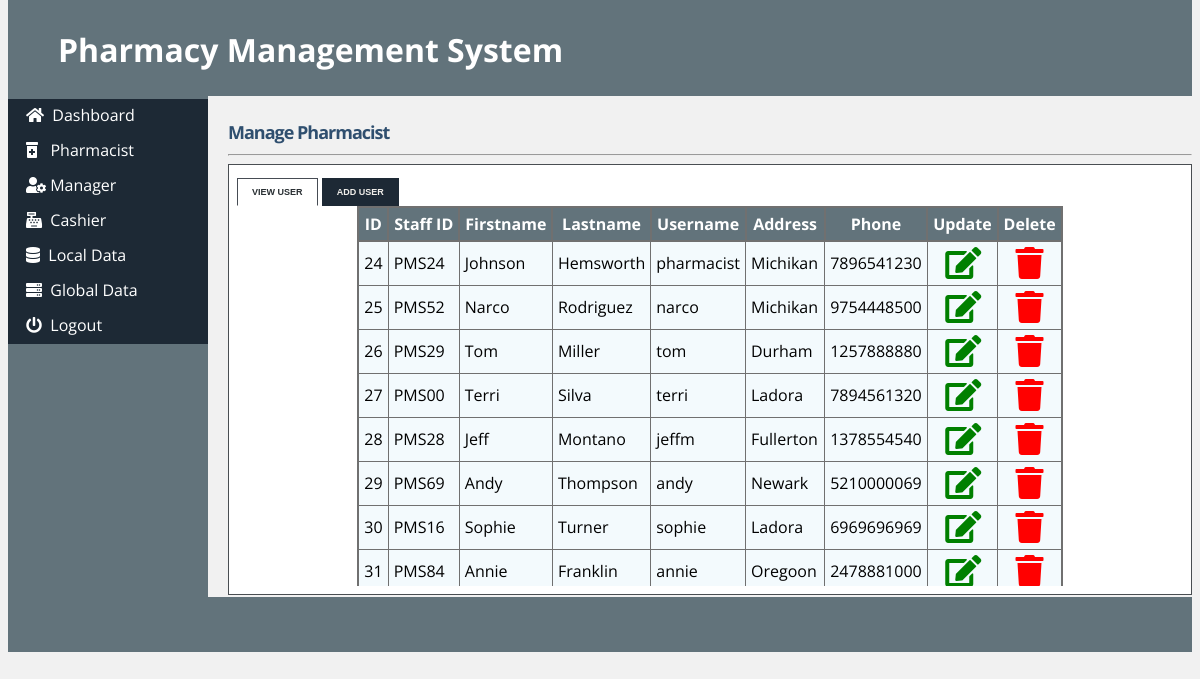
/admin_pharmacist.php (signed in), run on the app's committed database.
### tables this page shows
CREATE TABLE IF NOT EXISTS `pharmacist` (
`pharmacist_id` tinyint(5) NOT NULL,
  `first_name` varchar(15) NOT NULL,
  `last_name` varchar(15) NOT NULL,
  `staff_id` varchar(10) NOT NULL,
  `postal_address` varchar(50) NOT NULL,
  `phone` varchar(12) NOT NULL,
  `email` varchar(50) NOT NULL,
  `username` varchar(10) NOT NULL,
  `password` varchar(10) NOT NULL,
  `date` datetime NOT NULL
);

### admin_pharmacist.php (the view, shortened to what this page needs)
<!DOCTYPE html>
<html>
<head>
	<link rel="stylesheet" type="text/css" href="style/ms.css">
	<link rel="stylesheet" href="style/s.css" type="text/css" media="screen" />
	<link rel="stylesheet" href="style/ta.css" type="text/css" media="screen" />
	<link rel="stylesheet" href="https://pro.fontawesome.com/releases/v5.10.0/css/all.css" />
</head>
<body>
	<div id="content">
		<div id="header">
			<h1> Pharmacy Management System</h1>
		</div>
		<div id="left_column">
			<div id="button">
				<ul>
					<li><a href="admin.php"><i class="fa fa-home"></i>&nbsp; Dashboard</a></li>
					<li><a href="admin_pharmacist.php"><i class="fa fa-prescription-bottle-alt"></i>&nbsp;&nbsp; Pharmacist</a></li>
					<li><a href="admin_manager.php"><i class="fa fa-user-cog"></i>&nbsp;Manager</a></li>
					<li><a href="admin_cashier.php"><i class="fa fa-cash-register"></i>&nbsp; Cashier</a></li>
					<li><a href="admin_localdata.php"><i class="fa fa-database"></i>&nbsp; Local Data</a></li>
					<li><a href="admin_globaldata.php"><i class="fa fa-server"></i>&nbsp; Global Data</a></li>
					<li><a href="logout.php"><i class="fa fa-power-off"></i>&nbsp; Logout</a></li>
				</ul>
			</div>
		</div>
		<div id="main">
			<div id="tabbed_box" class="tabbed_box">
				<h4>Manage Pharmacist</h4>
				<hr />
				<div class="tabbed_area">
					<ul class="tabs">
						<li><a href="javascript:tabSwitch('tab_1', 'content_1');" id="tab_1" class="active">View User</a></li>
						<li><a href="javascript:tabSwitch('tab_2', 'content_2');" id="tab_2">Add User</a></li>
					</ul>
					<div class="scroll">
						<div id="content_1" class="content">
							<?php echo $message;
							include_once('connect_db.php');
							$result = mysqli_query($con,"SELECT * FROM pharmacist") or die("Erro");
							echo "<table border='1' cellpadding='5'align='center'>";
							echo "<tr> <th>ID</th>  <th>Staff ID</th><th>Firstname </th> <th>Lastname </th> <th>Username </th> <th>Address</th> <th>Phone </th><th>Update </th><th>Delete</th></tr>";
							while ($row = mysqli_fetch_array($result)) {
								echo "<tr>";
								echo '<td>' . $row['pharmacist_id'] . '</td>';
								echo '<td>' . $row['staff_id'] . '</td>';
								echo '<td>' . $row['first_name'] . '</td>';
								echo '<td>' . $row['last_name'] . '</td>';
								echo '<td>' . $row['username'] . '</td>';
								echo '<td>' . $row['postal_address'] . '</td>';
								echo '<td>' . $row['phone'] . '</td>';
							?>
								<td>&nbsp;&nbsp;&nbsp;<a href="update_pharmacist.php?username=<?php echo $row['username'] ?>"><i class="fa fa-edit fa-2x" style="color:green"></i></a></td>
								<td>&nbsp;&nbsp;&nbsp;<a href="delete_pharmacist.php?pharmacist_id=<?php echo $row['pharmacist_id'] ?>"><i class="fa fa-trash fa-2x" style="color:red"></i></a></td>
							<?php
							}
							echo "</table>";
							?>
						</div>
					</div>
				</div>
			</div>
		</div>
		<div id="footer" align="Center"> </div>
	</div>
</body>
</html>

### style/ms.css (style rules this page uses)
html * { font-family: "Open Sans", sans-serif; }
body { margin-top: 0px; padding-top: 0px; background-color: #f1f1f1; }
#content { margin-left: auto; margin-right: auto; background: #f1f1f1; height: 600px; }
#header { height: 96px; background: #62737b; }
#header h1 { margin: 0px; padding-top: 28px; margin-left: 50px; color: #fff; }
#left_column { clear: all; float: left; width: 200px; height: 501px; background: #62737b; }
#main { clear: all; height: 470px; background: #f1f1f1; }
#button { width: 12.5em; padding: 0 0 1em 0; margin-top: 0.2em; margin-bottom: 1em; font-family: "Trebuchet MS", "Lucida Grande", Verdana, Arial, Sans-serif; color: #333; }
#button ul { list-style: none; margin: 0; padding: 0; border: none; }
#button li { border-bottom: 3px solid #1d2935; margin: 0; list-style: none; list-style-image: none; }
#button li a { display: block; padding: 5px 5px 5px 0.5em; border-left: 10px solid #1d2935; border-right: 10px solid #1d2935; background-color: #1d2935; color: #fff; text-decoration: none; width: 100%; }
html > body #button li a { width: auto; }
#footer { height: 55px; background: #62737b; clear: all; }

### style/s.css (style rules this page uses)
html * { font-family: "Open Sans", sans-serif; }
#tabbed_box { margin: 0px auto 0px 220px; }
.tabbed_box h4 { font-size: 18px; color: #2f4f6f; letter-spacing: -1px; margin-bottom: 10px; }
.tabbed_area { border: 1px solid #494e52; background-color: #fff; padding: 8px; }
ul.tabs { margin: 0px; padding: 0px; margin-top: 5px; margin-bottom: 6px; }
ul.tabs li { list-style: none; display: inline; }
ul.tabs li a { background-color: #1d2935; color: #f1efeb; padding: 8px 14px 8px 14px; text-decoration: none; font-size: 9px; font-family: Verdana, Arial, Helvetica, sans-serif; font-weight: bold; text-transform: uppercase; border: 1px solid #1d2935; }
ul.tabs li a.active { background-color: #ffffff; color: #282e32; border: 1px solid #464c54; border-bottom: 1px solid #ffffff; }
.content { background-color: #ffffff; }

### style/ta.css (style rules this page uses)
html * { font-family: "Open Sans", sans-serif; }
table { border-collapse: collapse; }
table, th { border: 2px solid rgb(112, 112, 112); }
th { background-color: #62737b; color: white; }
td { background-color: #f3fafd; }

### admin_pharmacist.php (style rules this page uses)
#main { height: 477px; }
.scroll { height: 380px; overflow: scroll; }

### data on the page
pharmacist: pharmacist_id "24", staff "PMS24", first_name "Johnson", last_name "Hemsworth", username "pharmacist", postal_address "Michikan", phone "7896541230"
pharmacist: pharmacist_id "25", staff "PMS52", first_name "Narco", last_name "Rodriguez", username "narco", postal_address "Michikan", phone "9754448500"
pharmacist: pharmacist_id "26", staff "PMS29", first_name "Tom", last_name "Miller", username "tom", postal_address "Durham", phone "1257888880"
pharmacist: pharmacist_id "27", staff "PMS00", first_name "Terri", last_name "Silva", username "terri", postal_address "Ladora", phone "7894561320"
pharmacist: pharmacist_id "28", staff "PMS28", first_name "Jeff", last_name "Montano", username "jeffm", postal_address "Fullerton", phone "1378554540"
pharmacist: pharmacist_id "29", staff "PMS69", first_name "Andy", last_name "Thompson", username "andy", postal_address "Newark", phone "5210000069"
pharmacist: pharmacist_id "30", staff "PMS16", first_name "Sophie", last_name "Turner", username "sophie", postal_address "Ladora", phone "6969696969"
pharmacist: pharmacist_id "31", staff "PMS84", first_name "Annie", last_name "Franklin", username "annie", postal_address "Oregoon", phone "2478881000"
